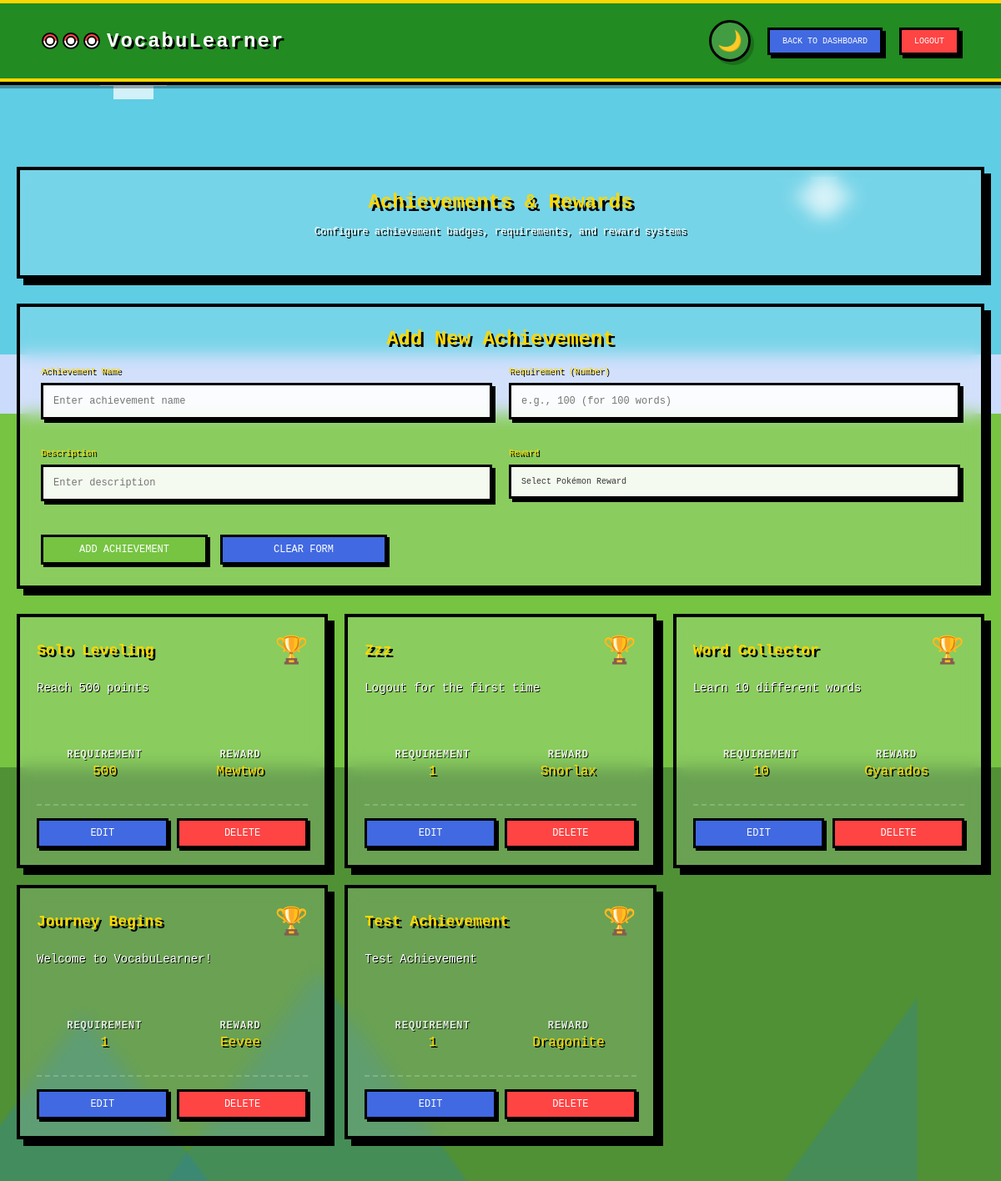
Screenshot of /admin/achievements (signed in) with the database file from the repository.
### models.py (models this page shows)
class Achievement(db.Model):
    achievement_id = db.Column(db.Integer, primary_key=True)
    pokemon_id = db.Column(db.Integer, db.ForeignKey('pokemon.pokemon_id'), nullable=False)
    name = db.Column(db.String(100), nullable=False)
    description = db.Column(db.Text)
    points_reward = db.Column(db.Integer, default=0)
    requirement = db.Column(db.Integer,default=0)

class Pokemon(db.Model):
    pokemon_id = db.Column(db.Integer, primary_key=True)
    name = db.Column(db.String(50), nullable=False)
    url = db.Column(db.String(200))
    min_points_required = db.Column(db.Integer, default=0)
    rarity = db.Column(db.String(20), default="common")
    family_id = db.Column(db.Integer, nullable=False)

### Main.py (the view)
@app.route('/admin/achievements')
@admin_required
def admin_achievements():
    achievements = Achievement.query.all()
    for achievement in achievements:
        achievement.pokemon = Pokemon.query.get(achievement.pokemon_id)
        achievement.user_count = UserAchievement.query.filter_by(
            achievement_id=achievement.achievement_id
        ).count()
    achievement_pokemon = Pokemon.query.filter_by(rarity='achievement').all()
    total_achievements = len(achievements)
    return render_template(
        'achievement_management.html',
        achievements=achievements,
        total_achievements=total_achievements,
        all_pokemon=achievement_pokemon  # Pass only achievement Pokémon
    )

### Main.py (called while the page is built)
def admin_required(f):
    @wraps(f)
    def decorated_function(*args, **kwargs):
        if 'user_id' not in session:
            flash("Please login to access the admin panel.", "warning")
            return redirect(url_for('login'))
        user_id = session['user_id']
        user = UserAcc.query.get(user_id)
        if not user or not user.is_admin:
            flash("You don't have permission to access the admin panel.", "danger")
            return redirect(url_for('dashboard'))
        return f(*args, **kwargs)
    return decorated_function

### Templates/achievement_management.html (shortened to what this page needs)
{%extends "base.html"%}
{%block content%}
{%block logo_link %}
            <a href="{{ url_for('admin_dashboard') }}" class="logo-link">
                <div class="logo-icon">
                    <div class="pokeball-mini"></div>
                    <div class="pokeball-mini"></div>
                    <div class="pokeball-mini"></div>
                </div>
                VocabuLearner
            </a>
    {% endblock %}
    {%block header%}
        <div class="header-actions">
            <button class="back-btn1" onclick="goToDashboard()">Back to Dashboard</button>
            <button class="logout-btn" onclick="showLogoutConfirm()">Logout</button>
        </div>
    {%endblock%}
    <div class="management-container">
        <div class="page-header">
            <h1>Achievements & Rewards</h1>
            <p>Configure achievement badges, requirements, and reward systems</p>
        </div>
        <div class="add-achievement-form" id="addAchievementForm">
            <h2 style="color: #ffd700; text-shadow: 3px 3px 0 #000; margin-bottom: 20px; text-align: center;">Add New Achievement</h2>
            <div class="form-row">
                <div class="form-group">
                    <label class="form-label">Achievement Name</label>
                    <input type="text" class="form-input" placeholder="Enter achievement name" id="achieveName">
                </div>
                <div class="form-group">
                    <label class="form-label">Requirement (Number)</label>
                    <input type="number" class="form-input" placeholder="e.g., 100 (for 100 words)" id="achieveReq">
                </div>
            </div>
            <div class="form-row">
                <div class="form-group">
                    <label class="form-label">Description</label>
                    <input type="text" class="form-input" placeholder="Enter description" id="achieveDesc">
                </div>
                <div class="form-group">
                    <label class="form-label">Reward</label>
                    <button type="button" class="select-pokemon-btn" onclick="showPokemonSelector()">
                        Select Pokémon Reward
                    </button>
                </div>
            </div>
            <div class="form-actions">
                <button class="action-btn green" onclick="addAchievement()">Add Achievement</button>
                <button class="action-btn" onclick="clearForm()">Clear Form</button>
            </div>
        </div>
        <div class="achievements-grid">
            {% for achievement in achievements %}
            <div class="achievement-card">
                <div class="achievement-content">
                    <div class="achievement-header">
                        <h3 class="achievement-title">{{ achievement.name }}</h3>
                        <div class="achievement-icon">🏆</div>
                    </div>
                    <p class="achievement-desc">{{ achievement.description }}</p>
                    <div class="achievement-stats">
                        <div class="achievement-stat">
                            <div class="stat-label">Requirement</div>
                            <div class="stat-number">{{ achievement.requirement }}</div>
                        </div>
                        <div class="achievement-stat">
                            <div class="stat-label">Reward</div>
                            <div class="stat-number">
                                {% if achievement.pokemon %}
                                    {{ achievement.pokemon.name }}
                                {% else %}
                                    No Pokémon
                                {% endif %}
                            </div>
                        </div>
                    </div>
                </div>
                <div class="achievement-actions">
                    <button class="action-btn" onclick="editAchievement({{ achievement.achievement_id }})">Edit</button>
                    <button class="action-btn red" onclick="deleteAchievement({{ achievement.achievement_id }})">Delete</button>
                </div>
            </div>
            {% endfor %}
        </div>
    </div>
{%endblock%}

### Templates/achievement_management.html (style rules this page uses)
.management-container { margin-top: 120px; max-width: 1400px; margin-left: auto; margin-right: auto; padding: 20px; position: relative; z-index: 10; }
.page-header { background: rgba(255,255,255,0.15); backdrop-filter: blur(10px); border: 4px solid #000; padding: 25px; margin-bottom: 30px; box-shadow: 8px 8px 0 #000; text-align: center; }
.page-header h1 { font-size: 24px; color: #ffd700; text-shadow: 4px 4px 0 #000; margin-bottom: 15px; }
.page-header p { font-size: 12px; color: #fff; text-shadow: 2px 2px 0 #000; margin-bottom: 20px; }
.back-btn1 { background: #4169e1; color: #fff; border: 3px solid #000; padding: 8px 15px; font-size: 10px; box-shadow: 4px 4px 0 #000; cursor: pointer; text-transform: uppercase; font-family: 'Press Start 2P', monospace; transition: all 0.2s; }
.logout-btn { background: #ff4444; color: #fff; border: 3px solid #000; padding: 8px 15px; font-size: 10px; box-shadow: 4px 4px 0 #000; cursor: pointer; text-transform: uppercase; font-family: 'Press Start 2P', monospace; transition: all 0.2s; }
.action-btn { background: #4169e1; color: #fff; border: 3px solid #000; padding: 8px 12px; font-size: 12px; box-shadow: 3px 3px 0 #000; cursor: pointer; text-transform: uppercase; font-family: 'Press Start 2P', monospace; transition: all 0.2s; }
.action-btn.green { background: #76c442; }
.action-btn.red { background: #ff4444; }
.achievements-grid { display: grid; grid-template-columns: repeat(auto-fill, minmax(300px, 1fr)); gap: 20px; margin-bottom: 30px; }
.achievement-card { background: rgba(255,255,255,0.15); backdrop-filter: blur(10px); border: 4px solid #000; padding: 20px; box-shadow: 8px 8px 0 #000; display: flex; flex-direction: column; min-height: 250px; position: relative; }
.achievement-content { flex: 1; margin-bottom: 15px; }
.achievement-header { display: flex; justify-content: space-between; align-items: center; margin-bottom: 15px; }
.achievement-title { font-size: 18px; color: #ffd700; text-shadow: 3px 3px 0 #000; max-width: 70%; }
.achievement-icon { font-size: 32px; flex-shrink: 0; }
.achievement-desc { font-size: 14px; color: #fff; text-shadow: 1px 1px 0 #000; margin-bottom: 15px; line-height: 1.5; min-height: 60px; }
.achievement-stats { display: flex; justify-content: space-between; margin-bottom: 15px; }
.achievement-stat { text-align: center; flex: 1; padding: 0 5px; }
.stat-label { font-size: 12px; color: #fff; opacity: 0.8; margin-bottom: 4px; }
.stat-number { font-size: 16px; color: #ffd700; text-shadow: 2px 2px 0 #000; word-break: break-word; }
.achievement-actions { display: flex; gap: 10px; margin-top: auto; padding-top: 15px; border-top: 2px dashed rgba(255, 255, 255, 0.2); }
.achievement-actions .action-btn { flex: 1; text-align: center; white-space: nowrap; overflow: hidden; text-overflow: ellipsis; min-width: 80px; }
.add-achievement-form { background: rgba(255,255,255,0.15); backdrop-filter: blur(10px); border: 4px solid #000; padding: 25px; margin-bottom: 30px; box-shadow: 8px 8px 0 #000; }
.form-row { display: grid; grid-template-columns: repeat(auto-fit, minmax(250px, 1fr)); gap: 20px; margin-bottom: 20px; }
.form-group { margin-bottom: 15px; position: relative; }
.form-label { display: block; font-size: 10px; color: #ffd700; text-shadow: 2px 2px 0 #000; margin-bottom: 8px; }
.form-input { width: 100%; padding: 12px; border: 3px solid #000; background: rgba(255,255,255,0.9); font-family: 'Press Start 2P', monospace; font-size: 12px; box-shadow: 4px 4px 0 #000; }
.select-pokemon-btn { width: 100%; padding: 12px; border: 3px solid #000; background: rgba(255,255,255,0.9); font-family: 'Press Start 2P', monospace; font-size: 10px; box-shadow: 4px 4px 0 #000; cursor: pointer; text-align: left; color: #333; }
.form-actions { display: flex; gap: 15px; margin-top: 25px; }

### rows the page displays
Achievement: name "Solo Leveling", description "Reach 500 points", requirement "500", pokemon.name "Mewtwo"
Achievement: name "Zzz", description "Logout for the first time", requirement "1", pokemon.name "Snorlax"
Achievement: name "Word Collector", description "Learn 10 different words", requirement "10", pokemon.name "Gyarados"
Achievement: name "Journey Begins", description "Welcome to VocabuLearner!", requirement "1", pokemon.name "Eevee"
Achievement: name "Test Achievement", description "Test Achievement", requirement "1", pokemon.name "Dragonite"
